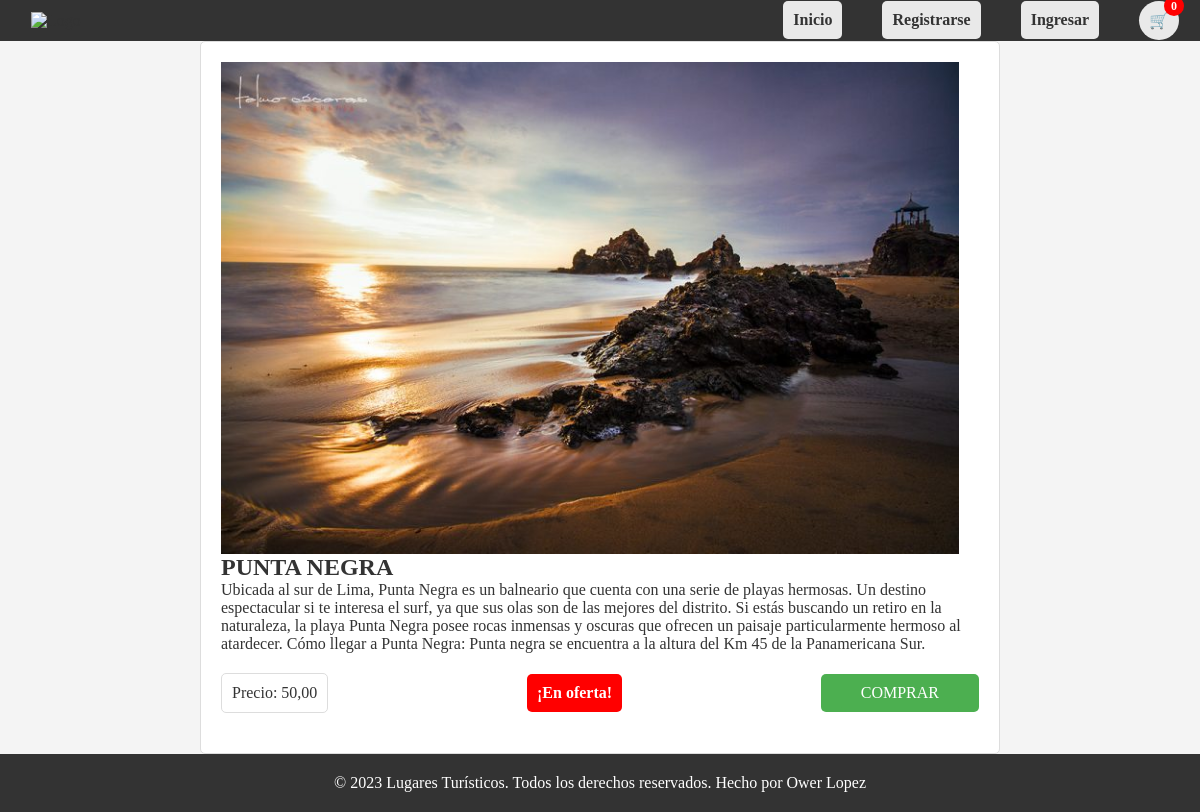
Page /destino/1/ on the committed database.
### destinos/models.py (models this page shows, shortened)
class DestinosTuristicos(models.Model):
    nombreCiudad = models.CharField(max_length=100)
    descripcionCiudad = models.TextField()
    imagenCiudad = models.ImageField(upload_to='imagenes/')
    precioTour = models.DecimalField(max_digits=8, decimal_places=2)
    ofertaTour = models.BooleanField(default=False)

### destinos/views.py (the view)
# urls.py: path('destino/<int:destino_id>/', views.detalle_destino, name='detalle_destino'),
def detalle_destino(request, destino_id):
    destino = get_object_or_404(DestinosTuristicos, pk=destino_id)
    return render(request, 'detalle_destino.html', {'destino': destino})

### templates/detalle_destino.html
{% extends 'destinos_turisticos.html' %}
{% load static %}
{% block content %}
<div class="centered-container">
    <div class="detalle-destino">
        <div class="imagen">
            <img src="{{ destino.imagenCiudad.url }}" alt="{{ destino.nombreCiudad }}" class="imagen-ciudad">
        </div>
        <div class="descripcion-precio">
            <div class="descripcion">
                <h2>{{ destino.nombreCiudad }}</h2>
                <p>{{ destino.descripcionCiudad }}</p>
            </div>
            <div class="precio-oferta">
                <div class="precio">
                    <p>Precio: {{ destino.precioTour }}</p>
                </div>
                <div>
                    {% if destino.ofertaTour %}
                        <p class="oferta">¡En oferta!</p>
                    {% endif %}
                </div>
                <div class="comprar-btn">
                    <a href="http://127.0.0.1:8000/cuentas/login" class="comprar-btn">COMPRAR</a>
                </div>
            </div>
        </div>
    </div>
</div>
{% endblock %}

### static/style.css (style rules this page uses)
* { margin: 0; padding: 0; box-sizing: border-box; font-family: 'Times New Roman', Times, serif; }
body { font-family: 'Times New Roman', Times, serif; background-color: #f2f2f2; color: #333; }
.oferta { font-weight: bold; color: green; }
body { background-color: #f4f4f4; }
.detalle-destino { background-color: #ffffff; border: 1px solid #dddddd; border-radius: 5px; padding: 20px; margin: 0 auto; max-width: 800px; }
.imagen { flex: 1; margin-right: 20px; display: flex; justify-content: center; align-items: center; }
.imagen img { max-width: 100%; max-height: 100%; }
.descripcion-precio { flex: 2; display: flex; flex-direction: column; }
.descripcion { margin-bottom: 20px; }
.precio-oferta { display: flex; justify-content: space-between; align-items: center; margin-bottom: 20px; }
.precio { background-color: #ffffff; border: 1px solid #dddddd; border-radius: 5px; padding: 10px; }
.oferta { padding: 10px; background-color: #ff0000; color: #ffffff; text-align: center; font-weight: bold; border-radius: 5px; }
.comprar-btn { padding: 10px 20px; background-color: #4caf50; color: #ffffff; text-decoration: none; border-radius: 5px; }

### rows in the picture
DestinosTuristicos: imagenCiudad (picture), nombreCiudad "PUNTA NEGRA", descripcionCiudad "Ubicada al sur de Lima, Punta Negra es un balneario que cuenta con una serie de playas hermosas. Un destino espectacular si te interesa el surf, ya que sus olas son de las mejores del distrito. Si estás buscando un retiro en la naturaleza, la playa Punta Negra posee rocas inmensas y oscuras que ofrecen un paisaje particularmente hermoso al atardecer. Cómo llegar a Punta Negra: Punta negra se encuentra a la altura del Km 45 de la Panamericana Sur.", precioTour "50,00"
